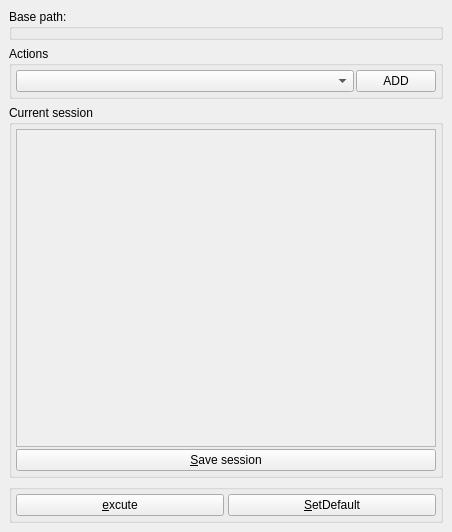
<?xml version="1.0" encoding="UTF-8"?>
<ui version="4.0">
 <class>session_form</class>
 <widget class="QMainWindow" name="session_form">
  <property name="geometry">
   <rect>
    <x>0</x>
    <y>0</y>
    <width>452</width>
    <height>532</height>
   </rect>
  </property>
  <property name="windowTitle">
   <string>Sir Engine the 3rd game exporter v1.0</string>
  </property>
  <widget class="QWidget" name="centralwidget">
   <layout class="QVBoxLayout" name="verticalLayout_2">
    <item>
     <widget class="QGroupBox" name="basePathGB">
      <property name="title">
       <string>Base path:</string>
      </property>
      <layout class="QHBoxLayout" name="horizontalLayout_6">
       <property name="spacing">
        <number>2</number>
       </property>
       <property name="leftMargin">
        <number>4</number>
       </property>
       <property name="topMargin">
        <number>4</number>
       </property>
       <property name="rightMargin">
        <number>4</number>
       </property>
       <property name="bottomMargin">
        <number>4</number>
       </property>
      </layout>
     </widget>
    </item>
    <item>
     <widget class="QGroupBox" name="actionsGB">
      <property name="title">
       <string>Actions</string>
      </property>
      <layout class="QHBoxLayout" name="horizontalLayout_4">
       <property name="spacing">
        <number>2</number>
       </property>
       <property name="leftMargin">
        <number>4</number>
       </property>
       <property name="topMargin">
        <number>4</number>
       </property>
       <property name="rightMargin">
        <number>4</number>
       </property>
       <property name="bottomMargin">
        <number>4</number>
       </property>
       <item>
        <widget class="QComboBox" name="actionsCB">
         <property name="sizePolicy">
          <sizepolicy hsizetype="Expanding" vsizetype="Fixed">
           <horstretch>0</horstretch>
           <verstretch>0</verstretch>
          </sizepolicy>
         </property>
        </widget>
       </item>
       <item>
        <widget class="QPushButton" name="addPB">
         <property name="text">
          <string>ADD</string>
         </property>
        </widget>
       </item>
      </layout>
     </widget>
    </item>
    <item>
     <widget class="QGroupBox" name="currentSessionGB">
      <property name="title">
       <string>Current session</string>
      </property>
      <layout class="QVBoxLayout" name="verticalLayout">
       <property name="spacing">
        <number>2</number>
       </property>
       <property name="leftMargin">
        <number>4</number>
       </property>
       <property name="topMargin">
        <number>4</number>
       </property>
       <property name="rightMargin">
        <number>4</number>
       </property>
       <property name="bottomMargin">
        <number>4</number>
       </property>
       <item>
        <widget class="QScrollArea" name="sessionSCR">
         <property name="widgetResizable">
          <bool>true</bool>
         </property>
         <widget class="QWidget" name="scrollAreaWidgetContents">
          <property name="geometry">
           <rect>
            <x>0</x>
            <y>0</y>
            <width>422</width>
            <height>323</height>
           </rect>
          </property>
          <layout class="QVBoxLayout" name="verticalLayout_5">
           <property name="spacing">
            <number>0</number>
           </property>
           <property name="leftMargin">
            <number>1</number>
           </property>
           <property name="topMargin">
            <number>1</number>
           </property>
           <property name="rightMargin">
            <number>1</number>
           </property>
           <property name="bottomMargin">
            <number>1</number>
           </property>
          </layout>
         </widget>
        </widget>
       </item>
       <item>
        <widget class="QPushButton" name="savePB">
         <property name="text">
          <string>&amp;Save session</string>
         </property>
        </widget>
       </item>
      </layout>
     </widget>
    </item>
    <item>
     <widget class="QGroupBox" name="runsGB">
      <property name="title">
       <string/>
      </property>
      <layout class="QHBoxLayout" name="horizontalLayout">
       <property name="spacing">
        <number>4</number>
       </property>
       <property name="leftMargin">
        <number>4</number>
       </property>
       <property name="topMargin">
        <number>4</number>
       </property>
       <property name="rightMargin">
        <number>4</number>
       </property>
       <property name="bottomMargin">
        <number>4</number>
       </property>
       <item>
        <widget class="QPushButton" name="executePB">
         <property name="text">
          <string>&amp;excute</string>
         </property>
        </widget>
       </item>
       <item>
        <widget class="QPushButton" name="setDefaultPB">
         <property name="text">
          <string>&amp;SetDefault</string>
         </property>
        </widget>
       </item>
      </layout>
     </widget>
    </item>
   </layout>
  </widget>
  <widget class="QMenuBar" name="menuBar">
   <property name="geometry">
    <rect>
     <x>0</x>
     <y>0</y>
     <width>452</width>
     <height>21</height>
    </rect>
   </property>
  </widget>
  <action name="actionSession_Path">
   <property name="text">
    <string>Set session &amp;Path</string>
   </property>
  </action>
 </widget>
 <resources/>
 <connections/>
</ui>
